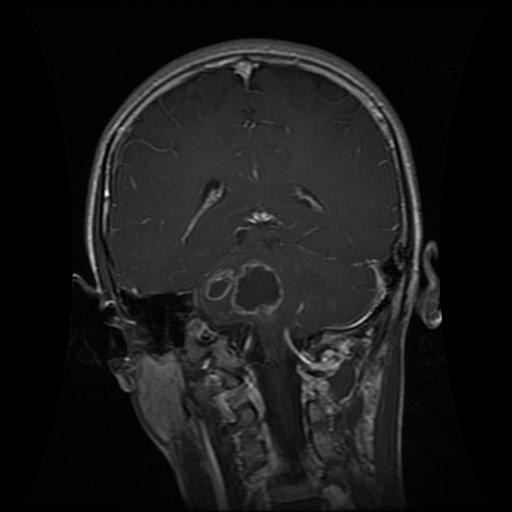
#> input picture data/Training/glioma/Tr-glTr_0003.jpg, 512 x 512 px; its folder holds only this picture in this run
$ jupyter execute --allow-errors EDA.ipynb
#> lines starting #> are read from the running program, lines starting #| are printed output that depends on the picture; long printed decimals are rounded
Import modules

[cell 1]
import cv2
import numpy as np
import os
import matplotlib.pyplot as plt
import pandas as pd

The `calculate_mean_variance` function analyzes a collection of images in a specified folder to compute the mean and variance for each color channel (Red, Green, and Blue - RGB) across all images.

[cell 2]
def calculate_mean_variance(images_folder):
    # Get a list of image file names in the specified folder
#> called with images_folder = '../data/Training/glioma'
    image_files = [f for f in os.listdir(images_folder) if os.path.isfile(os.path.join(images_folder, f))]

    # Initialize dictionaries to store mean and variance values for each color channel
    mean_values = {'R': [], 'G': [], 'B': []}
    variance_values = {'R': [], 'G': [], 'B': []}

    for img_file in image_files:
        # Read each image
        img = cv2.imread(os.path.join(images_folder, img_file))
#> img is the input picture: shape (512, 512, 3); min 0, max 255, mean 24.9

        # Split image into color channels (BGR format)
        b, g, r = cv2.split(img)

        # Calculate mean and variance for each color channel
        for channel, channel_name in zip((r, g, b), ('R', 'G', 'B')):
            mean = np.mean(channel)
            variance = np.var(channel)

            # Append mean and variance to respective lists
            mean_values[channel_name].append(mean)
            variance_values[channel_name].append(variance)
#> this loop made 3 passes
#> channel_name on passes 1 to 3: 'R', 'G', 'B'

    # Calculate overall mean and variance across all images for each channel
    overall_mean = {channel: np.mean(values) for channel, values in mean_values.items()}
#> overall_mean = {'R': 24.91, 'G': 24.91, 'B': 24.91}
    overall_variance = {channel: np.mean(values) for channel, values in variance_values.items()}
#> overall_variance = {'R': 777.1, 'G': 777.1, 'B': 777.1}

    return overall_mean, overall_variance

Glioma mean and variance

[cell 3]
means_glioma, variances_glioma = calculate_mean_variance('../data/Training/glioma')
#> means_glioma = {'R': 24.91, 'G': 24.91, 'B': 24.91}; variances_glioma = {'R': 777.1, 'G': 777.1, 'B': 777.1}
print("Mean values for each channel (R, G, B):", means_glioma)
#| Mean values for each channel (R, G, B): {'R': 24.906, 'G': 24.906, 'B': 24.906}
print("Variance values for each channel (R, G, B):", variances_glioma)
#| Variance values for each channel (R, G, B): {'R': 777.056, 'G': 777.056, 'B': 777.056}

Meningioma mean and variance

#> (a cell that did not finish here is left out)

print("Mean values for each channel (R, G, B):", means_meninglioma)
print("Variance values for each channel (R, G, B):", variances_meninglioma)

Pituitary mean and variance

#> (a cell that did not finish here is left out)

print("Mean values for each channel (R, G, B):", means_pituitary)
print("Variance values for each channel (R, G, B):", variances_pituitary)

Notumor mean and variance

#> (a cell that did not finish here is left out)

print("Mean values for each channel (R, G, B):", means_notumor)
print("Variance values for each channel (R, G, B):", variances_notumor)

Create dfs

[cell 7]
def plot_mean_and_variance(mean_values, variance_values, title):
    fig, axes = plt.subplots(nrows=1, ncols=2, figsize=(12, 4))

    # Plot mean values
    axes[0].bar(mean_values.keys(), mean_values.values(), color=['red', 'green', 'blue'])
    axes[0].set_title('Mean Values')
    axes[0].set_xlabel('Channels')
    axes[0].set_ylabel('Mean')

    # Plot variance values
    axes[1].bar(variance_values.keys(), variance_values.values(), color=['red', 'green', 'blue'])
    axes[1].set_title('Variance Values')
    axes[1].set_xlabel('Channels')
    axes[1].set_ylabel('Variance')

    # Set the overall title for the entire subplot
    plt.suptitle(title)

    # Adjust layout for better spacing
    plt.tight_layout()

[cell 8]
plot_mean_and_variance(means_glioma, variances_glioma, title='Glioma')
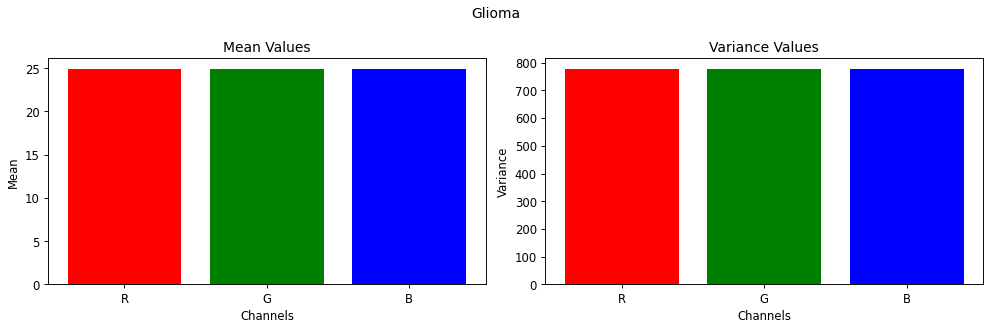
#> figure drawn by matplotlib, 2 panels


$ run again, on data/Training/glioma/Tr-gl_0077.jpg
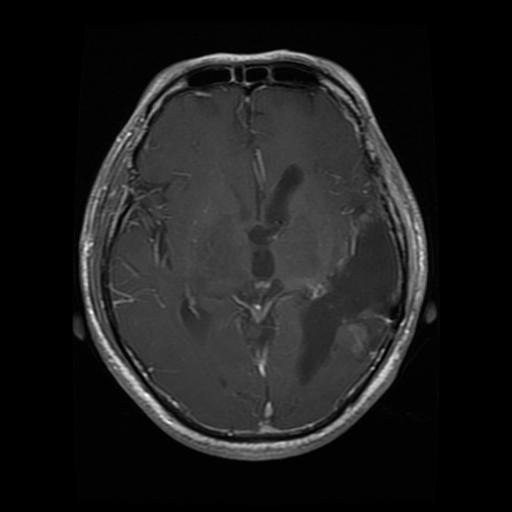
#> input picture data/Training/glioma/Tr-gl_0077.jpg, 512 x 512 px
#> in calculate_mean_variance, img is the input picture: shape (512, 512, 3); min 0, max 255, mean 28.6
#> the loop in calculate_mean_variance, `for channel, channel_name in zip((r, g, b), ('R', 'G', 'B')):` made 3 passes
#> channel_name on passes 1 to 3: 'R', 'G', 'B'
#> overall_mean = {'R': 28.59, 'G': 28.59, 'B': 28.59}
#> overall_variance = {'R': 1333.5, 'G': 1333.5, 'B': 1333.5}
#> means_glioma = {'R': 28.59, 'G': 28.59, 'B': 28.59}; variances_glioma = {'R': 1333.5, 'G': 1333.5, 'B': 1333.5}
#| Mean values for each channel (R, G, B): {'R': 28.592, 'G': 28.592, 'B': 28.592}
#| Variance values for each channel (R, G, B): {'R': 1333.486, 'G': 1333.486, 'B': 1333.486}
#> `[cell 8] plot_mean_and_variance(means_glioma, variances_glioma, title=..`:
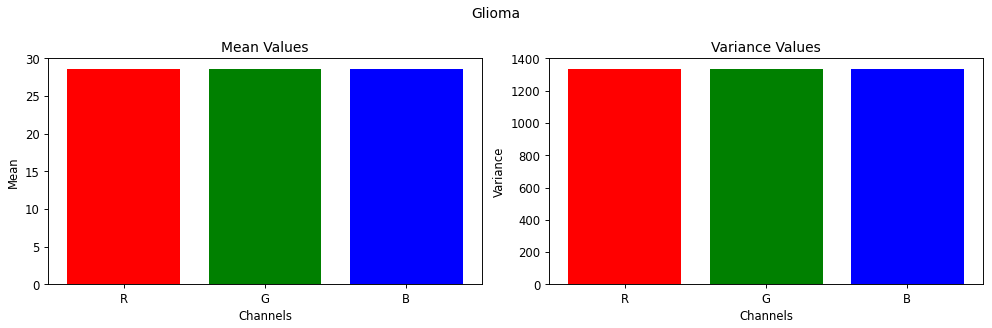
#> figure drawn by matplotlib, 2 panels

$ run again, on data/Training/glioma/Tr-gl_0138.jpg
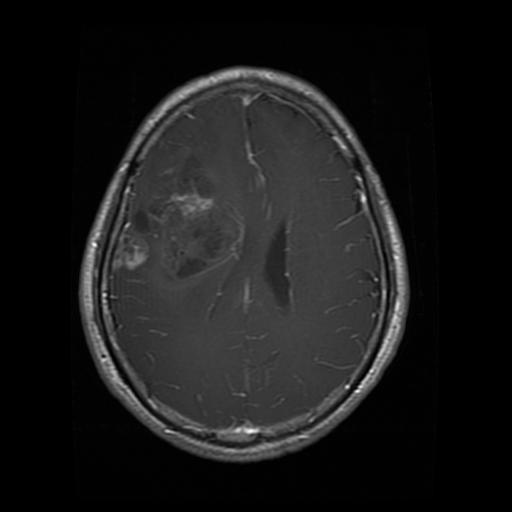
#> input picture data/Training/glioma/Tr-gl_0138.jpg, 512 x 512 px
#> in calculate_mean_variance, img is the input picture: shape (512, 512, 3); min 0, max 251, mean 25.4
#> the loop in calculate_mean_variance, `for channel, channel_name in zip((r, g, b), ('R', 'G', 'B')):` made 3 passes
#> channel_name on passes 1 to 3: 'R', 'G', 'B'
#> overall_mean = {'R': 25.43, 'G': 25.43, 'B': 25.43}
#> overall_variance = {'R': 1192, 'G': 1192, 'B': 1192}
#> means_glioma = {'R': 25.43, 'G': 25.43, 'B': 25.43}; variances_glioma = {'R': 1192, 'G': 1192, 'B': 1192}
#| Mean values for each channel (R, G, B): {'R': 25.433, 'G': 25.433, 'B': 25.433}
#| Variance values for each channel (R, G, B): {'R': 1191.967, 'G': 1191.967, 'B': 1191.967}
#> `[cell 8] plot_mean_and_variance(means_glioma, variances_glioma, title=..`:
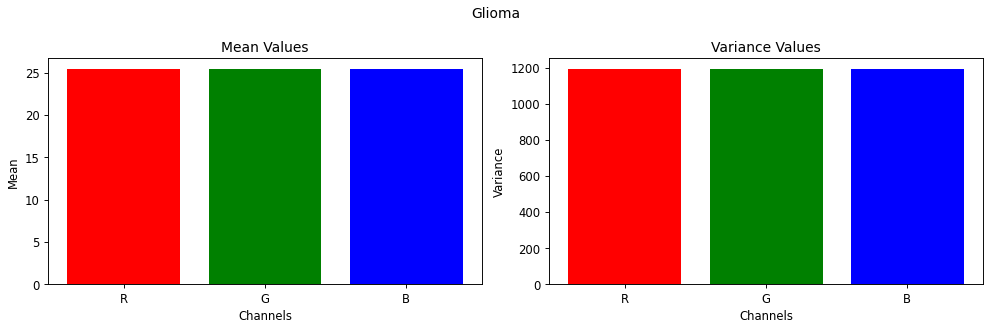
#> figure drawn by matplotlib, 2 panels

$ run again, on data/Training/glioma/Tr-gl_0172.jpg
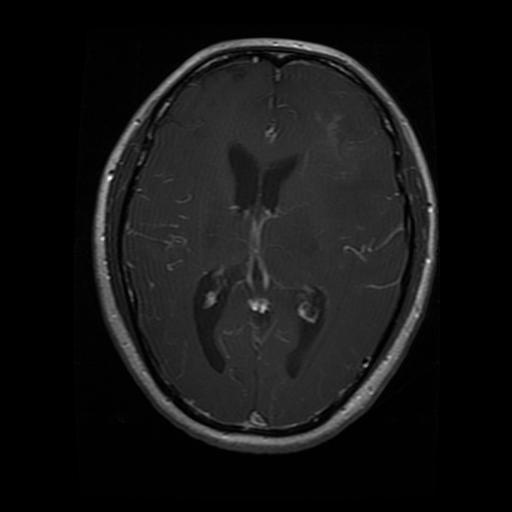
#> input picture data/Training/glioma/Tr-gl_0172.jpg, 512 x 512 px
#> in calculate_mean_variance, img is the input picture: shape (512, 512, 3); min 0, max 255, mean 20.5
#> the loop in calculate_mean_variance, `for channel, channel_name in zip((r, g, b), ('R', 'G', 'B')):` made 3 passes
#> channel_name on passes 1 to 3: 'R', 'G', 'B'
#> overall_mean = {'R': 20.53, 'G': 20.53, 'B': 20.53}
#> overall_variance = {'R': 757.8, 'G': 757.8, 'B': 757.8}
#> means_glioma = {'R': 20.53, 'G': 20.53, 'B': 20.53}; variances_glioma = {'R': 757.8, 'G': 757.8, 'B': 757.8}
#| Mean values for each channel (R, G, B): {'R': 20.528, 'G': 20.528, 'B': 20.528}
#| Variance values for each channel (R, G, B): {'R': 757.774, 'G': 757.774, 'B': 757.774}
#> `[cell 8] plot_mean_and_variance(means_glioma, variances_glioma, title=..`:
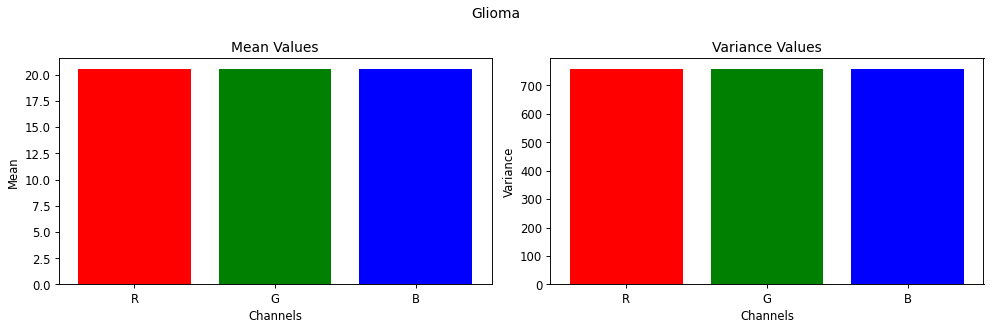
#> figure drawn by matplotlib, 2 panels

$ run again, on data/Training/glioma/Tr-gl_0027.jpg
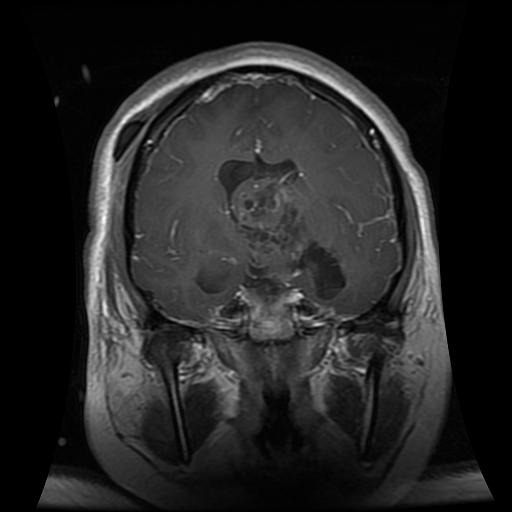
#> input picture data/Training/glioma/Tr-gl_0027.jpg, 512 x 512 px
#> in calculate_mean_variance, img is the input picture: shape (512, 512, 3); min 0, max 255, mean 36.8
#> the loop in calculate_mean_variance, `for channel, channel_name in zip((r, g, b), ('R', 'G', 'B')):` made 3 passes
#> channel_name on passes 1 to 3: 'R', 'G', 'B'
#> overall_mean = {'R': 36.84, 'G': 36.84, 'B': 36.84}
#> overall_variance = {'R': 1692.3, 'G': 1692.3, 'B': 1692.3}
#> means_glioma = {'R': 36.84, 'G': 36.84, 'B': 36.84}; variances_glioma = {'R': 1692.3, 'G': 1692.3, 'B': 1692.3}
#| Mean values for each channel (R, G, B): {'R': 36.840, 'G': 36.840, 'B': 36.840}
#| Variance values for each channel (R, G, B): {'R': 1692.261, 'G': 1692.261, 'B': 1692.261}
#> `[cell 8] plot_mean_and_variance(means_glioma, variances_glioma, title=..`:
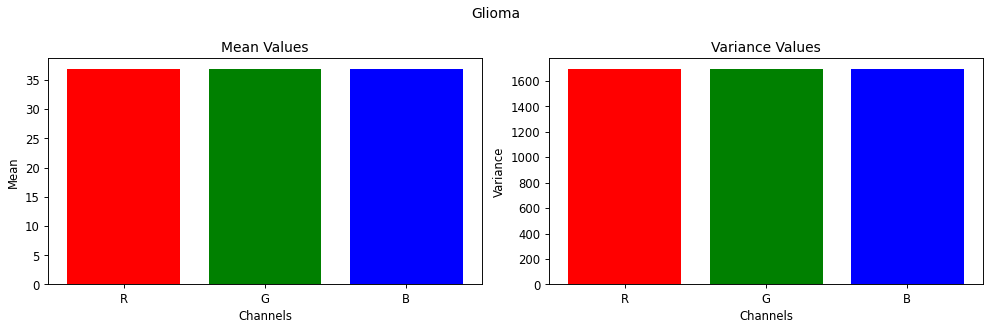
#> figure drawn by matplotlib, 2 panels
